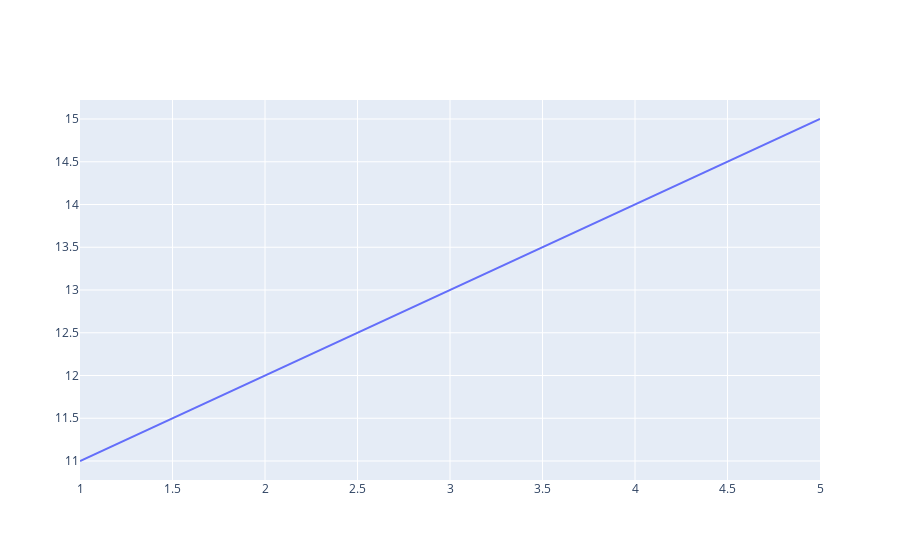

Notebook cell for this chart:
### Code cell
fig.add_trace(go.Scatter( x=[1,2,3,4,5], y=[11,12,13,14,15], mode='lines', name='Linea'   ))

### Figure 1 — Plotly figure (JSON) as saved in the notebook; plotly's stock layout.template omitted (floating-point values rounded to 4 significant figures)
{"data": [{"mode": "lines", "name": "Linea", "type": "scatter", "x": [1, 2, 3, 4, 5], "y": [11, 12, 13, 14, 15]}], "layout": {}}
